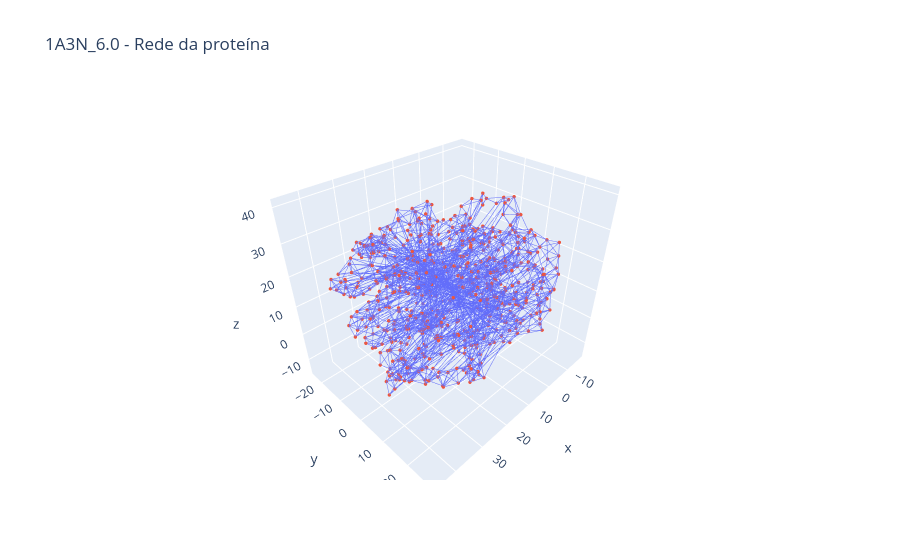

This figure's notebook cell:
### Code cell
import plotly.graph_objects as go

# coordenadas dos nós
node_x = []
node_y = []
node_z = []

for node in G.nodes():

    node_x.append(G.nodes[node]["x"])
    node_y.append(G.nodes[node]["y"])
    node_z.append(G.nodes[node]["z"])

# arestas
edge_x = []
edge_y = []
edge_z = []

for u, v in G.edges():

    edge_x.extend([
        G.nodes[u]["x"],
        G.nodes[v]["x"],
        None
    ])

    edge_y.extend([
        G.nodes[u]["y"],
        G.nodes[v]["y"],
        None
    ])

    edge_z.extend([
        G.nodes[u]["z"],
        G.nodes[v]["z"],
        None
    ])

edge_trace = go.Scatter3d(
    x=edge_x,
    y=edge_y,
    z=edge_z,
    mode="lines",
    line=dict(width=1),
    hoverinfo="none"
)

node_trace = go.Scatter3d(
    x=node_x,
    y=node_y,
    z=node_z,
    mode="markers",
    marker=dict(
        size=2
    )
)

fig = go.Figure(
    data=[
        edge_trace,
        node_trace
    ]
)

fig.update_layout(
    title=nome_proteina+"_"+str(cutoff)+" - Rede da proteína",
    showlegend=False
)

fig.show()

### Figure 1 — Plotly figure (JSON) as saved in the notebook; plotly's stock layout.template omitted (floating-point values rounded to 4 significant figures; data arrays with more than 128 entries replaced by an {"elided": "..."} marker saying what was removed)
{"data": [{"hoverinfo": "none", "line": {"width": 1}, "mode": "lines", "type": "scatter3d", "x": {"elided": "6153 float values"}, "y": {"elided": "6153 float values"}, "z": {"elided": "6153 float values"}}, {"marker": {"size": 2}, "mode": "markers", "type": "scatter3d", "x": {"elided": "572 float values"}, "y": {"elided": "572 float values"}, "z": {"elided": "572 float values"}}], "layout": {"showlegend": false, "title": {"text": "1A3N_6.0 - Rede da proteína"}}}
